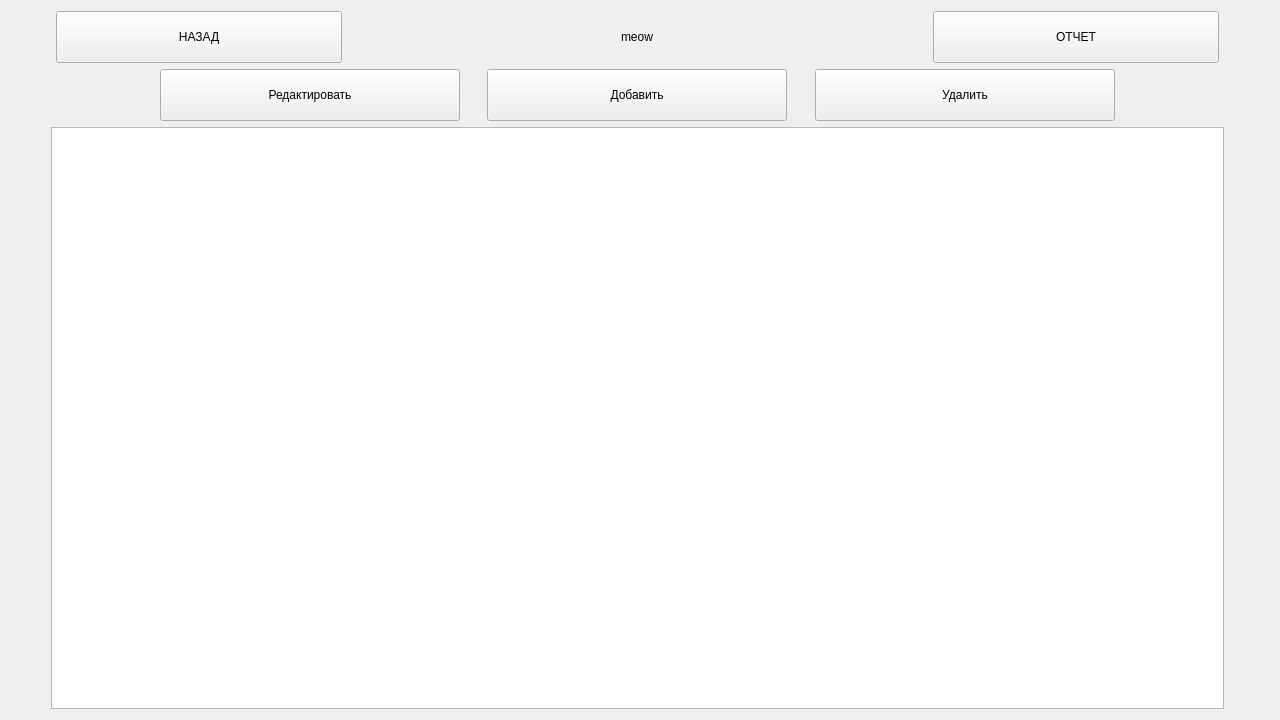
<?xml version="1.0" encoding="UTF-8"?>
<ui version="4.0">
 <class>SettingsPage</class>
 <widget class="QWidget" name="SettingsPage">
  <property name="geometry">
   <rect>
    <x>0</x>
    <y>0</y>
    <width>1280</width>
    <height>720</height>
   </rect>
  </property>
  <property name="minimumSize">
   <size>
    <width>0</width>
    <height>0</height>
   </size>
  </property>
  <property name="maximumSize">
   <size>
    <width>16777215</width>
    <height>16777215</height>
   </size>
  </property>
  <property name="windowTitle">
   <string>Настройки | ECO TAXI</string>
  </property>
  <layout class="QVBoxLayout" name="verticalLayout" stretch="1,1,6">
   <property name="leftMargin">
    <number>6</number>
   </property>
   <item>
    <layout class="QHBoxLayout" name="horizontalLayout">
     <property name="spacing">
      <number>7</number>
     </property>
     <property name="leftMargin">
      <number>50</number>
     </property>
     <property name="rightMargin">
      <number>50</number>
     </property>
     <item>
      <widget class="QPushButton" name="BackButton">
       <property name="minimumSize">
        <size>
         <width>0</width>
         <height>52</height>
        </size>
       </property>
       <property name="maximumSize">
        <size>
         <width>286</width>
         <height>16777215</height>
        </size>
       </property>
       <property name="text">
        <string>НАЗАД</string>
       </property>
      </widget>
     </item>
     <item alignment="Qt::AlignHCenter|Qt::AlignVCenter">
      <widget class="QLabel" name="EcoTaxi">
       <property name="text">
        <string>meow</string>
       </property>
      </widget>
     </item>
     <item>
      <widget class="QPushButton" name="ReportButton">
       <property name="minimumSize">
        <size>
         <width>0</width>
         <height>52</height>
        </size>
       </property>
       <property name="maximumSize">
        <size>
         <width>286</width>
         <height>16777215</height>
        </size>
       </property>
       <property name="text">
        <string>ОТЧЕТ</string>
       </property>
      </widget>
     </item>
    </layout>
   </item>
   <item>
    <layout class="QHBoxLayout" name="horizontalLayout_2">
     <property name="spacing">
      <number>0</number>
     </property>
     <property name="leftMargin">
      <number>100</number>
     </property>
     <property name="rightMargin">
      <number>100</number>
     </property>
     <item alignment="Qt::AlignRight">
      <widget class="QPushButton" name="EditButton">
       <property name="minimumSize">
        <size>
         <width>300</width>
         <height>52</height>
        </size>
       </property>
       <property name="text">
        <string>Редактировать</string>
       </property>
      </widget>
     </item>
     <item alignment="Qt::AlignHCenter">
      <widget class="QPushButton" name="AddButton">
       <property name="minimumSize">
        <size>
         <width>300</width>
         <height>52</height>
        </size>
       </property>
       <property name="text">
        <string>Добавить</string>
       </property>
      </widget>
     </item>
     <item alignment="Qt::AlignLeft">
      <widget class="QPushButton" name="DeleteButton">
       <property name="minimumSize">
        <size>
         <width>300</width>
         <height>52</height>
        </size>
       </property>
       <property name="text">
        <string>Удалить</string>
       </property>
      </widget>
     </item>
    </layout>
   </item>
   <item>
    <layout class="QHBoxLayout" name="horizontalLayout_3">
     <property name="leftMargin">
      <number>45</number>
     </property>
     <property name="rightMargin">
      <number>45</number>
     </property>
     <item>
      <widget class="QTableView" name="tableView">
       <property name="maximumSize">
        <size>
         <width>16777215</width>
         <height>16777215</height>
        </size>
       </property>
       <property name="sizeAdjustPolicy">
        <enum>QAbstractScrollArea::AdjustToContents</enum>
       </property>
       <property name="editTriggers">
        <set>QAbstractItemView::NoEditTriggers</set>
       </property>
       <property name="dragEnabled">
        <bool>false</bool>
       </property>
       <property name="selectionMode">
        <enum>QAbstractItemView::SingleSelection</enum>
       </property>
       <property name="selectionBehavior">
        <enum>QAbstractItemView::SelectRows</enum>
       </property>
       <property name="gridStyle">
        <enum>Qt::SolidLine</enum>
       </property>
       <property name="sortingEnabled">
        <bool>true</bool>
       </property>
       <property name="wordWrap">
        <bool>true</bool>
       </property>
       <attribute name="horizontalHeaderCascadingSectionResizes">
        <bool>false</bool>
       </attribute>
       <attribute name="verticalHeaderVisible">
        <bool>false</bool>
       </attribute>
      </widget>
     </item>
    </layout>
   </item>
  </layout>
 </widget>
 <resources/>
 <connections/>
</ui>
